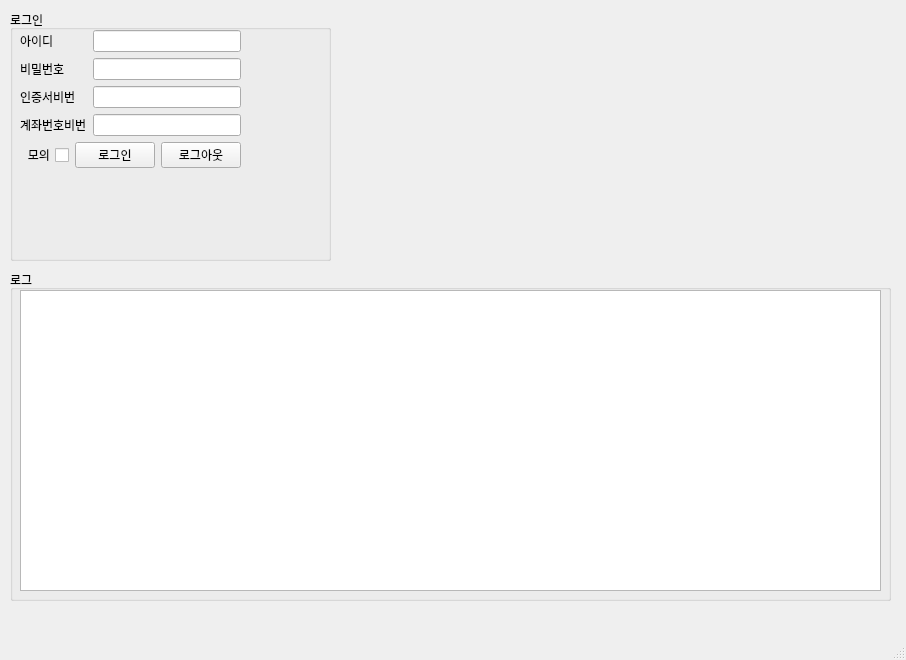
<?xml version="1.0" encoding="UTF-8"?>
<ui version="4.0">
 <class>MainWindow</class>
 <widget class="QMainWindow" name="MainWindow">
  <property name="geometry">
   <rect>
    <x>0</x>
    <y>0</y>
    <width>906</width>
    <height>660</height>
   </rect>
  </property>
  <property name="windowTitle">
   <string>MainWindow</string>
  </property>
  <widget class="QWidget" name="centralwidget">
   <widget class="QGroupBox" name="groupBox">
    <property name="geometry">
     <rect>
      <x>10</x>
      <y>10</y>
      <width>321</width>
      <height>251</height>
     </rect>
    </property>
    <property name="title">
     <string>로그인</string>
    </property>
    <widget class="QWidget" name="gridLayoutWidget_2">
     <property name="geometry">
      <rect>
       <x>10</x>
       <y>20</y>
       <width>221</width>
       <height>141</height>
      </rect>
     </property>
     <layout class="QGridLayout" name="gridLayout_2">
      <item row="2" column="2">
       <widget class="QLineEdit" name="ipt_login_certpwd">
        <property name="echoMode">
         <enum>QLineEdit::Password</enum>
        </property>
        <property name="clearButtonEnabled">
         <bool>false</bool>
        </property>
       </widget>
      </item>
      <item row="2" column="0" colspan="2">
       <widget class="QLabel" name="label_login_certpwd">
        <property name="text">
         <string>인증서비번</string>
        </property>
       </widget>
      </item>
      <item row="1" column="2">
       <widget class="QLineEdit" name="ipt_login_pwd">
        <property name="maxLength">
         <number>8</number>
        </property>
        <property name="echoMode">
         <enum>QLineEdit::Password</enum>
        </property>
       </widget>
      </item>
      <item row="1" column="0" colspan="2">
       <widget class="QLabel" name="label_login_pwd">
        <property name="text">
         <string>비밀번호</string>
        </property>
       </widget>
      </item>
      <item row="3" column="2">
       <widget class="QLineEdit" name="ipt_login_acctpwd">
        <property name="enabled">
         <bool>true</bool>
        </property>
        <property name="frame">
         <bool>true</bool>
        </property>
        <property name="echoMode">
         <enum>QLineEdit::Password</enum>
        </property>
       </widget>
      </item>
      <item row="3" column="0" colspan="2">
       <widget class="QLabel" name="label_login_acctpwd">
        <property name="text">
         <string>계좌번호비번</string>
        </property>
       </widget>
      </item>
      <item row="0" column="2">
       <widget class="QLineEdit" name="ipt_login_id">
        <property name="maxLength">
         <number>8</number>
        </property>
       </widget>
      </item>
      <item row="4" column="0" colspan="3">
       <layout class="QHBoxLayout" name="horizontalLayout">
        <item>
         <widget class="QCheckBox" name="check_test_acct">
          <property name="layoutDirection">
           <enum>Qt::RightToLeft</enum>
          </property>
          <property name="text">
           <string>모의</string>
          </property>
         </widget>
        </item>
        <item>
         <widget class="QPushButton" name="btn_login">
          <property name="enabled">
           <bool>true</bool>
          </property>
          <property name="text">
           <string>로그인</string>
          </property>
         </widget>
        </item>
        <item>
         <widget class="QPushButton" name="btn_logout">
          <property name="text">
           <string>로그아웃</string>
          </property>
         </widget>
        </item>
       </layout>
      </item>
      <item row="0" column="0" colspan="2">
       <widget class="QLabel" name="label_login_id">
        <property name="text">
         <string>아이디</string>
        </property>
       </widget>
      </item>
     </layout>
    </widget>
   </widget>
   <widget class="QGroupBox" name="groupBox_2">
    <property name="geometry">
     <rect>
      <x>10</x>
      <y>270</y>
      <width>881</width>
      <height>331</height>
     </rect>
    </property>
    <property name="title">
     <string>로그</string>
    </property>
    <property name="flat">
     <bool>false</bool>
    </property>
    <widget class="QWidget" name="gridLayoutWidget">
     <property name="geometry">
      <rect>
       <x>10</x>
       <y>20</y>
       <width>861</width>
       <height>301</height>
      </rect>
     </property>
     <layout class="QGridLayout" name="gridLayout">
      <item row="0" column="0">
       <widget class="QTextBrowser" name="log"/>
      </item>
     </layout>
    </widget>
   </widget>
  </widget>
  <widget class="QMenuBar" name="menubar">
   <property name="geometry">
    <rect>
     <x>0</x>
     <y>0</y>
     <width>906</width>
     <height>21</height>
    </rect>
   </property>
  </widget>
  <widget class="QStatusBar" name="statusbar"/>
 </widget>
 <tabstops>
  <tabstop>ipt_login_id</tabstop>
  <tabstop>ipt_login_pwd</tabstop>
  <tabstop>ipt_login_certpwd</tabstop>
  <tabstop>ipt_login_acctpwd</tabstop>
  <tabstop>check_test_acct</tabstop>
  <tabstop>btn_login</tabstop>
  <tabstop>btn_logout</tabstop>
 </tabstops>
 <resources/>
 <connections>
  <connection>
   <sender>btn_login</sender>
   <signal>clicked()</signal>
   <receiver>MainWindow</receiver>
   <slot>login()</slot>
   <hints>
    <hint type="sourcelabel">
     <x>109</x>
     <y>171</y>
    </hint>
    <hint type="destinationlabel">
     <x>116</x>
     <y>336</y>
    </hint>
   </hints>
  </connection>
  <connection>
   <sender>check_test_acct</sender>
   <signal>toggled(bool)</signal>
   <receiver>MainWindow</receiver>
   <slot>change_acct_type(bool)</slot>
   <hints>
    <hint type="sourcelabel">
     <x>69</x>
     <y>175</y>
    </hint>
    <hint type="destinationlabel">
     <x>70</x>
     <y>341</y>
    </hint>
   </hints>
  </connection>
  <connection>
   <sender>btn_logout</sender>
   <signal>clicked()</signal>
   <receiver>MainWindow</receiver>
   <slot>logout()</slot>
   <hints>
    <hint type="sourcelabel">
     <x>202</x>
     <y>173</y>
    </hint>
    <hint type="destinationlabel">
     <x>220</x>
     <y>304</y>
    </hint>
   </hints>
  </connection>
 </connections>
 <slots>
  <slot>login()</slot>
  <slot>change_acct_type(bool)</slot>
  <slot>logout()</slot>
 </slots>
</ui>
